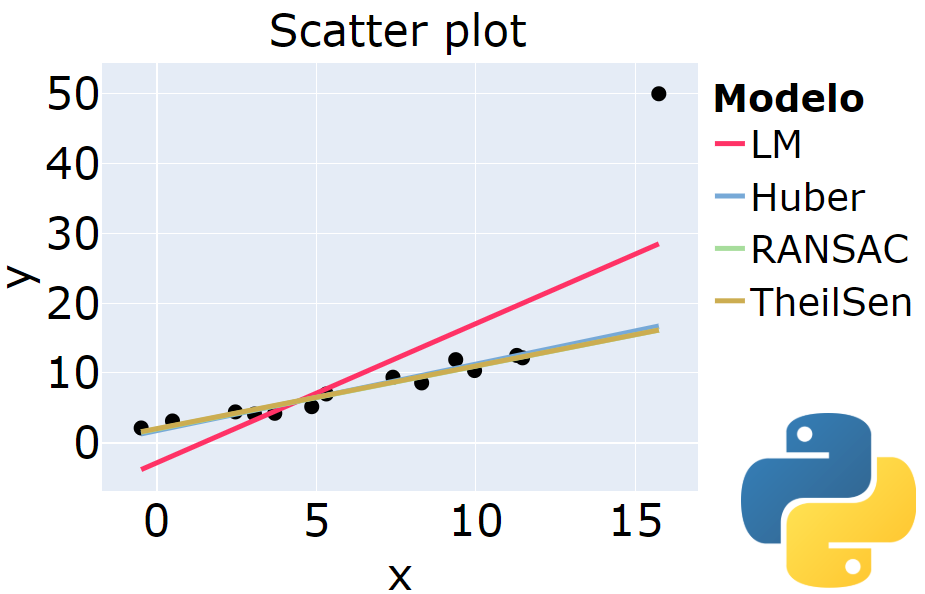

Reproduce this figure in Python.
from os import chdir
from platform import system
from pandas import read_excel, DataFrame, concat
import numpy as np
from sklearn.linear_model import (
     LinearRegression, 
     HuberRegressor,
     RANSACRegressor,
     TheilSenRegressor
)
import plotly.graph_objects as go

# Dados
if system() == 'Windows': chdir('F:/Statistics/Apostila/eBook/Dados/Cap_07')
if system() == 'Linux': chdir('/media/luiz/KINGSTON/Statistics/Apostila/eBook/Dados/Cap_07')
dados = read_excel("04_Dados.xlsx")

# Variáveis
x = np.array(dados.x.to_list()).reshape((-1, 1))
y = np.array(dados.y.to_list())

# Modelos
LM = LinearRegression().fit(x, y)        # OLS
Huber = HuberRegressor().fit(x, y)       # Regressão robusta
RANSAC = RANSACRegressor().fit(x, y)     # Regressão robusta: Random Sample Consensus (RANSAC)
TheilSen = TheilSenRegressor().fit(x, y) # Regressão robusta

# Coeficientes estimados
cf = DataFrame({'LM': [LM.intercept_ , LM.coef_] ,
                'Huber': [Huber.intercept_ , Huber.coef_] ,
                'RANSAC': [RANSAC.estimator_.intercept_ , RANSAC.estimator_.coef_] ,
                'TheilSen': [TheilSen.intercept_ , TheilSen.coef_] ,
              })
cf.index = ['b_0', 'b_1']

# Mean Absolute Error (MAE)
MAE = DataFrame({'LM':       [sum(abs( y - LM.predict(x)       )    ) / len(y)],
                 'Huber':    [sum(abs( y - Huber.predict(x)    )    ) / len(y)],
                 'RANSAC':   [sum(abs( y - RANSAC.predict(x)   )    ) / len(y)],
                 'TheilSen': [sum(abs( y - TheilSen.predict(x) )    ) / len(y)]
               })
MAE.index = ['MAE']

# Mean Absolute Percentage Error (MAE)
MAPE = DataFrame({'LM':       [sum(abs( (y - LM.predict(x)       )  / y )    ) / len(y)],
                  'Huber':    [sum(abs( (y - Huber.predict(x)    )  / y )    ) / len(y)],
                  'RANSAC':   [sum(abs( (y - RANSAC.predict(x)   )  / y )    ) / len(y)],
                  'TheilSen': [sum(abs( (y - TheilSen.predict(x) )  / y )    ) / len(y)]
                })
MAPE.index = ['MAPE']

# Métricas
concat([MAE, MAPE], axis = 0).transpose()

# Scatter plot
fig = go.Figure()

fig.add_trace(go.Scatter(x = dados.x,
                         y = dados.y,
                         name = '',
                         mode = "markers",
                         marker_color = '#000000',
                         marker_size = 15,
                         showlegend = False)
                         )
                         
fig.add_trace(go.Scatter(x = dados.x,
                         y = LM.predict(x),
                         name = 'LM',
                         mode = "lines",
                         line = dict(color = '#ff3266', width = 5)
                         ))

fig.add_trace(go.Scatter(x = dados.x,
                         y = Huber.predict(x),
                         name = 'Huber',
                         mode = "lines",
                         line = dict(color = '#77a9d7', width = 5)
                         ))

fig.add_trace(go.Scatter(x = dados.x,
                         y = RANSAC.predict(x),
                         name = 'RANSAC',
                         mode = "lines",
                         line = dict(color = '#a7dd9c', width = 5)
                         ))

fig.add_trace(go.Scatter(x = dados.x,
                         y = TheilSen.predict(x),
                         name = 'TheilSen',
                         mode = "lines",
                         line = dict(color = '#ccad51', width = 5)
                         ))
                         
fig.update_layout(title = dict(text = 'Scatter plot', x = 0.5, font = dict(size = 44, color = '#000000')),
                  legend = dict(title = dict(text = '<b>Modelo</b>', font = dict(size = 38, color = '#000000')), font = dict(size = 38, color = '#000000')),
                  showlegend = True
                  )
                  
fig.update_xaxes(title_text = 'x', title_font = dict(size = 44, color = '#000000'), tickfont = dict(size = 44, color = '#000000'))
fig.update_yaxes(title_text = 'y', title_font = dict(size = 44, color = '#000000'), tickfont = dict(size = 44, color = '#000000'))
fig.show()
